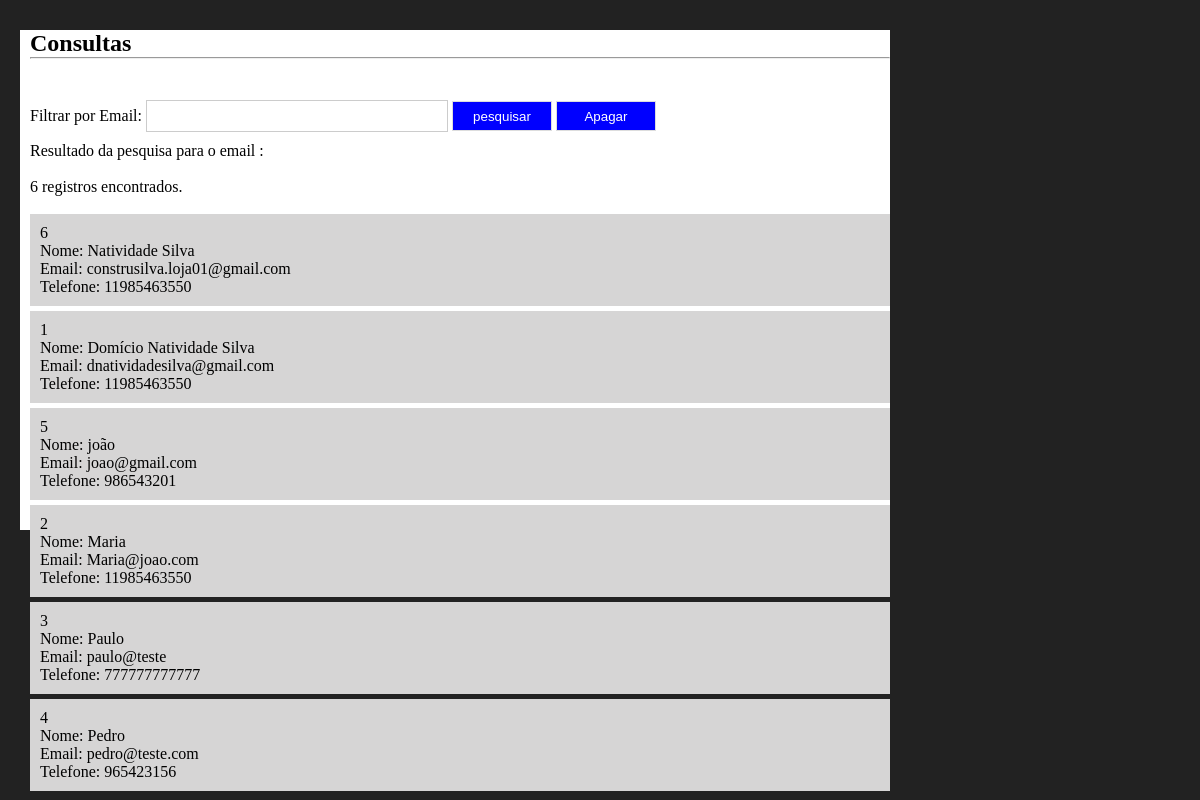
Page /consultacad.php on the committed database.
### tables this page shows
CREATE TABLE `cadastro` (
  `codigo` int NOT NULL AUTO_INCREMENT,
  `nome` varchar(30) NOT NULL,
  `email` varchar(30) NOT NULL,
  `telefone` varchar(20) NOT NULL,
  PRIMARY KEY (`codigo`)
);

### consultacad.php (the view, shortened to what this page needs)
<?php
include_once("conexao.php");
$filtro = isset($_GET['filtro'])?$_GET['filtro']:"";
$sql = "select * from cadastro where email  like '%$filtro%' order by email";
$consultacad = mysqli_query($conexao,$sql);
$registros = mysqli_num_rows($consultacad);
?>
<!DOCTYPE html>
<html lang="pt-br">
<head>
    <link rel="stylesheet" href="components/_css/estilo.css">
</head>
<body>
    <div class="container">
        <section>
            <h1>Consultas</h1>
            <hr><br><br>
            <form method="get" action="">
                Filtrar por Email: <input type="text" name="filtro" class="campo" required autofocus>
                <input type="submit" value="pesquisar" class="btn">
                <input type="submit" value="Apagar" class="btn" action="delete"><br>
            </form>
            <?php
                print "Resultado da pesquisa para o email <strong>$filtro</strong>:<br><br>";
                print "$registros registros encontrados.";
                print "<br><br>";
                while($exibirRegistros = mysqli_fetch_array($consultacad)){
                    $codigo = $exibirRegistros[0];
                    $nome = $exibirRegistros[1];
                    $email = $exibirRegistros[2];
                    $telefone = $exibirRegistros[3];
                    print "<article>";
                    print "$codigo<br>";
                    print "Nome: $nome<br>";
                    print "Email: $email<br>";
                    print "Telefone: $telefone<br>";
                    print "</article>";
                }
                ?>
        </section>
    </div>
</body>
</html>

### components/_css/estilo.css (style rules this page uses)
* { margin: 0; padding: 0; }
body { background-color: #222; font-family: Verdana; font-size: 100% }
.container { flex-direction: column; margin: auto; width: 1200px; margin-top: 20px; padding: 10px; }
section { width: 870px; height: 500px; margin-left: 10px; float: left; background-color: #fff; box-sizing: border-box; padding-left: 10px; }
.btn { width: 100px; height: 30px; border: 1px solid #ddd; background-color: #0000FF; color: #fff; cursor: pointer; }
.campo { width: 300px; height: 30px; border: 1px solid #ccc; margin-top: 5px; margin-bottom: 10px; }
article { width: 100%; box-sizing: border-box; padding: 10px; background-color: #d6d5d5; margin-bottom: 5px; }

### rows in the picture
cadastro: codigo "6", nome "Natividade Silva", email "construsilva.loja01@gmail.com", telefone "11985463550"
cadastro: codigo "1", nome "Domício Natividade Silva", email "dnatividadesilva@gmail.com", telefone "11985463550"
cadastro: codigo "5", nome "joão", email "joao@gmail.com", telefone "986543201"
cadastro: codigo "2", nome "Maria", email "Maria@joao.com", telefone "11985463550"
cadastro: codigo "3", nome "Paulo", email "paulo@teste", telefone "777777777777"
cadastro: codigo "4", nome "Pedro", email "pedro@teste.com", telefone "965423156"

### other values in the picture
$registros "6"
